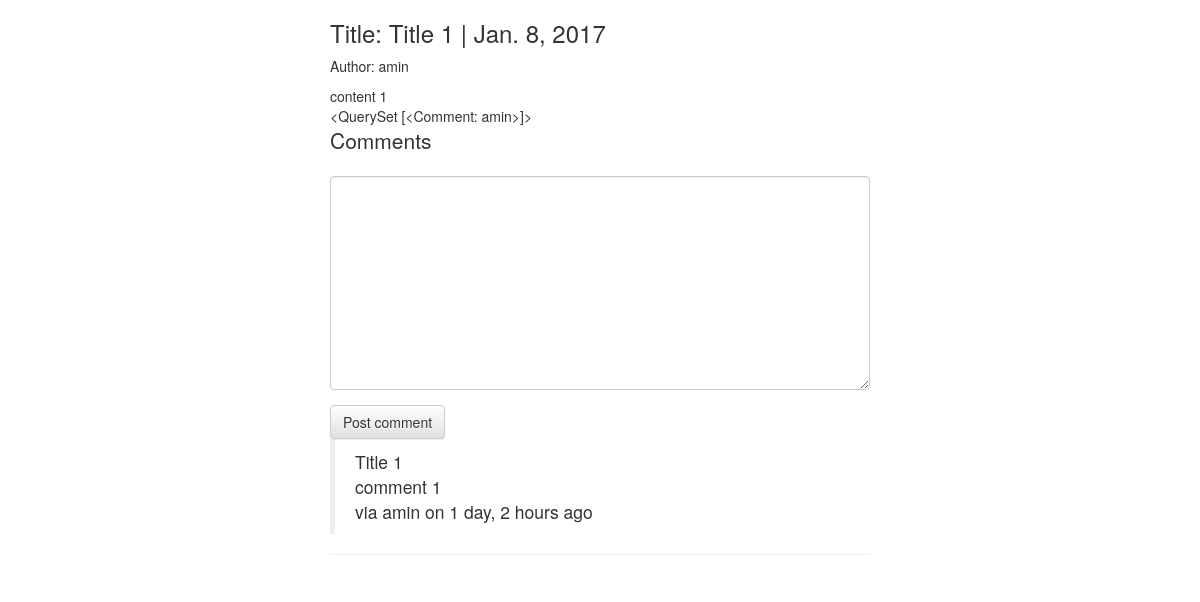
The page /posts/slug_1/ on the database as committed earlier.
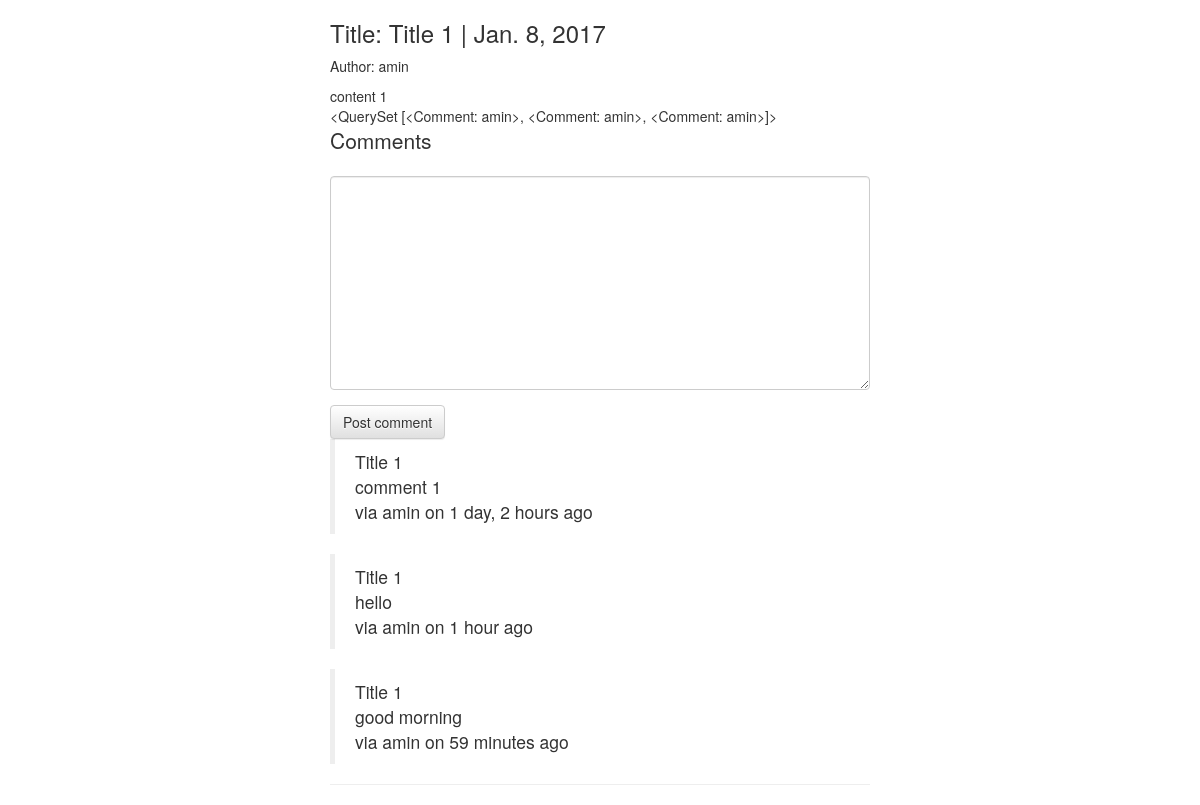
The same page on the database as committed later.
### posts/models.py (models this page shows, shortened)
class Post(models.Model):
	user = models.ForeignKey(settings.AUTH_USER_MODEL, default=1)
	title = models.CharField(max_length=120)
	slug = models.SlugField(unique=True)
	image = models.ImageField(upload_to=upload_location, null=True, blank=True, width_field="width_field", height_field="height_field")
	height_field = models.IntegerField(default=0)
	width_field = models.IntegerField(default=0)
	content = models.TextField()
	draft = models.BooleanField(default=False)
	publish = models.DateField(auto_now=False, auto_now_add=False)
	update = models.DateTimeField(auto_now = True, auto_now_add=False)
	timestamp = models.DateTimeField(auto_now=False, auto_now_add=True)
	objects = PostManager()
	def __str__(self):
		return self.title
	class Meta:
		ordering = ['-id', '-timestamp', '-update']
	def get_markdown(self):
		content = self.content
		return mark_safe(markdown(content))
	@property
	def comments(self):
		instance = self
		qs = Comment.objects.filter_by_instance(instance)
		return qs
	@property
	def get_content_type(self):
		instance = self
		content_type = ContentType.objects.get_for_model(instance.__class__)
		return content_type

### comments/models.py (models this page shows)
class Comment(models.Model):
	user = models.ForeignKey(settings.AUTH_USER_MODEL, default=1)
	content = models.TextField()
	timestamp = models.DateTimeField(auto_now_add=True)
	content_type = models.ForeignKey(ContentType, on_delete=models.CASCADE)
	object_id = models.PositiveIntegerField()
	content_object = GenericForeignKey('content_type', 'object_id')
	objects = CommentManager()
	def __str__(self):
		return str(self.user.username)

### posts/views.py (the view, shortened to what this page needs)
# urls.py: url(r'^(?P<slug>[\w-]+)/$', post_detail, name='detail'),
def post_detail(request, slug=None):
	instance = get_object_or_404(Post, slug = slug)
	if instance.publish > timezone.now().date() or instance.draft:
		if not request.user.is_staff  or not request.user.is_superuser:
			raise Http404
	share_string = quote_plus(instance.content)
	comments = instance.comments
	initial_data = {
		"content_type": instance.get_content_type,
		"object_id": instance.id
	}
	form = CommentForm(request.POST or None, initial=initial_data)
	context = {
		"title": instance.title,
		"instance": instance,
		"share_string": share_string,
		"comments": comments,
		"comment_form": form,
	}
	return render(request, 'post_detail.html', context)

### comments/forms.py
class CommentForm(forms.Form):
	content_type = forms.CharField(widget=forms.HiddenInput)
	object_id = forms.IntegerField(widget=forms.HiddenInput)
	content = forms.CharField(label="", widget=forms.Textarea)

### comments/models.py (called while the page is built)
	def filter_by_instance(self, instance):
		content_type = ContentType.objects.get_for_model(instance.__class__)
		obj_id = instance.id
		qs = super(CommentManager, self).filter(content_type=content_type, object_id=obj_id)
		return qs

### posts/models.py (called while the page is built)
	def all(self, *args, **kwargs):
		return super(PostManager, self).filter(draft=False).filter(publish__lte=timezone.now())

### posts/templatetags/urlify.py (called while the page is built)
@register.filter
def urlify(value):
	return quote_plus(value)

### posts/templates/post_detail.html (shortened to what this page needs)
{% extends 'base.html' %}
{% load urlify %}
{% load crispy_forms_tags %}
{% block head %} {{ instance.title }} {% endblock%} {% block content %}
<div class="col-sm-6 col-sm-offset-3">
    <h3>Title: {{ title }} {% if instance.draft %} <span style="color:red">Draft</span> {% endif %}| {{ instance.publish }}</h3>
    {% if instance.user.get_full_name %}
    <p>Author: {{ instance.user.get_full_name }}</p>
    {% else %}
    <p>Author: {{ instance.user }}</p>
    {% endif %}
    <div class="content-markdown post-detail-item">
        {{ instance.content }}
    </div>
    <div>
        {{ instance.comments.all }}
    </div>
    <div>
        <p class="lead">Comments</p>
        <form action="." method="POST">
            {{ comment_form | crispy}}
            <input type="submit" value="Post comment" class="btn btn-default">
        </form>
        {% for i in comments %}
        <blockquote>
            {{ i.content_object }}
            <div class="">{{ i.content }} <br/> via {{ i.user }} on {{ i.timestamp|timesince }} ago</div>
        </blockquote>
        {% endfor %}
    </div>
    <hr>
</div>
{% endblock %}

### posts/templates/base.html (shortened to what this page needs)
{% load staticfiles %}
<!DOCTYPE html>
<html lang="en">
<head>
    <link rel="stylesheet" href="{% static 'css/main.css' %}">
    <link rel="stylesheet" href="https://maxcdn.bootstrapcdn.com/bootstrap/3.3.7/css/bootstrap.min.css">
    <link rel="stylesheet" href="https://maxcdn.bootstrapcdn.com/bootstrap/3.3.7/css/bootstrap-theme.min.css">
    <link rel="stylesheet" href="https://maxcdn.bootstrapcdn.com/font-awesome/4.7.0/css/font-awesome.min.css">
</head>
<body>
    <div class="container">
        {% block content %} {% endblock %}
    </div>
</body>
</html>

Rows that differ between the two databases and show on the page:
computed for Post "Title 1": comments.all "<QuerySet [<Comment: amin>]>" → "<QuerySet [<Comment: amin>, <Comment: amin>, <Comment: amin>]>"
added Comment: content_object "Title 1", content "hello", user "amin", timestamp "1 hour"
added Comment: content_object "Title 1", content "good morning", user "amin", timestamp "59 minutes"
